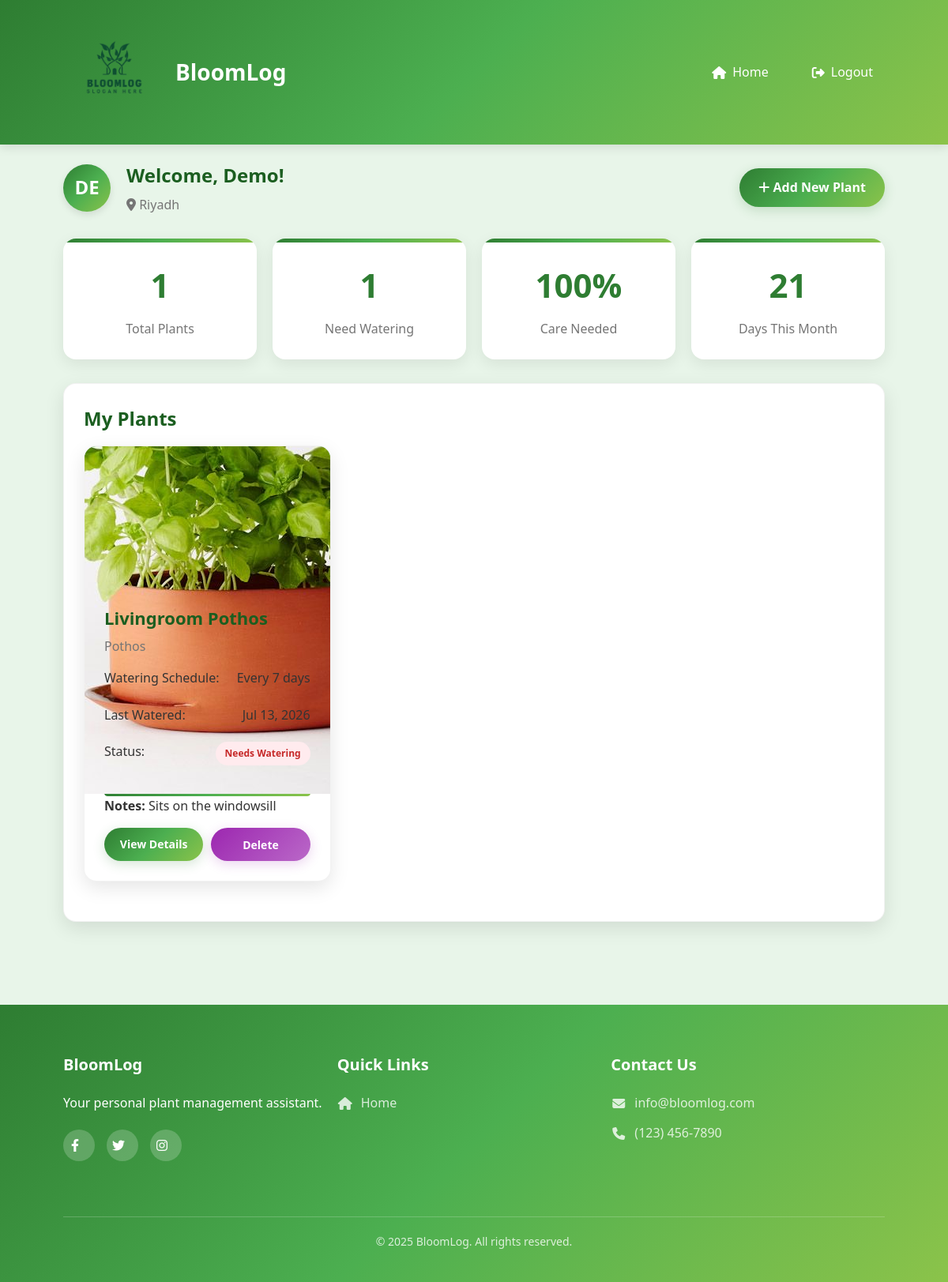
The page /homepage.php (signed in) on the database its author committed.
### tables this page shows
CREATE TABLE `users` (
    `userid`      INT(11)       NOT NULL AUTO_INCREMENT,
    `name`        VARCHAR(100)  NOT NULL,
    `email`       VARCHAR(100)  NOT NULL,
    `password`    VARCHAR(255)  NOT NULL,
    `humidity`    DECIMAL(5,2)  NOT NULL DEFAULT 50.00,
    `city`        VARCHAR(100)  NOT NULL,
    `createdAt`   DATE          NOT NULL,
    `temperature` DECIMAL(5,2)  NOT NULL DEFAULT 25.00,
    `role`        VARCHAR(20)   NOT NULL DEFAULT 'user',
    PRIMARY KEY (`userid`),
    UNIQUE KEY `Email` (`email`)
);

CREATE TABLE `userplants` (
    `user_plant_id`     INT(11)       NOT NULL AUTO_INCREMENT,
    `user_id`           INT(11)       NOT NULL,
    `plant_catalog_id`  INT(11)       NOT NULL,
    `nickname`          VARCHAR(100)  NOT NULL,
    `notes`             VARCHAR(255)  DEFAULT NULL,
    `last_watered_date` DATE          NOT NULL,
    `next_watered_date` DATE          NOT NULL,
    `date_added`        DATE          NOT NULL,
    PRIMARY KEY (`user_plant_id`),
    KEY `user_id` (`user_id`),
    KEY `plant_catalog_id` (`plant_catalog_id`),
    CONSTRAINT `userplants_ibfk_1` FOREIGN KEY (`user_id`)
        REFERENCES `users` (`userid`) ON DELETE CASCADE ON UPDATE CASCADE,
    CONSTRAINT `userplants_ibfk_2` FOREIGN KEY (`plant_catalog_id`)
        REFERENCES `plantcatalog` (`plantid`) ON DELETE CASCADE ON UPDATE CASCADE
);

CREATE TABLE `plantcatalog` (
    `plantid`           INT(11)       NOT NULL AUTO_INCREMENT,
    `plantName`         VARCHAR(100)  NOT NULL,
    `wateringfrequency` INT(11)       NOT NULL,
    `image_path`        VARCHAR(255)  NOT NULL,
    `plant_Info`        VARCHAR(500)  NOT NULL,
    `mintemperature`    DECIMAL(5,2)  DEFAULT NULL,
    `maxtemperature`    DECIMAL(5,2)  DEFAULT NULL,
    `minhumidity`       DECIMAL(5,2)  DEFAULT NULL,
    `maxhumidity`       DECIMAL(5,2)  DEFAULT NULL,
    `plant_summary`     VARCHAR(255)  NOT NULL,
    PRIMARY KEY (`plantid`)
);

### homepage.php (the view, shortened to what this page needs)
<?php
try {
    $pdo = new PDO("mysql:host=" . DB_HOST . ";dbname=" . DB_NAME . ";charset=utf8mb4", DB_USER, DB_PASS);
    $pdo->setAttribute(PDO::ATTR_ERRMODE, PDO::ERRMODE_EXCEPTION);
} catch(PDOException $e) {
    die("Database connection failed: " . $e->getMessage());
}
$user_id = $_SESSION['userid'];
$stmt = $pdo->prepare("SELECT * FROM users WHERE userid = ?");
$stmt->execute([$user_id]);
$user = $stmt->fetch();
$sql = "SELECT up.*, pc.plantName, pc.image_path, pc.wateringfrequency, pc.plant_summary
        FROM userplants up
        JOIN plantcatalog pc ON up.plant_catalog_id = pc.plantid
        WHERE up.user_id = ?
        ORDER BY up.date_added DESC";
$stmt = $pdo->prepare($sql);
$stmt->execute([$user_id]);
$user_plants = $stmt->fetchAll();
$total_plants = count($user_plants);
$needs_watering = 0;
foreach ($user_plants as $plant) {
    $today = new DateTime();
    $next_watered = new DateTime($plant['next_watered_date']);
    if ($next_watered <= $today) {
        $needs_watering++;
    }
}
?>
<!DOCTYPE html>
<html lang="en">
<head>
    <link rel="stylesheet" href="https://cdnjs.cloudflare.com/ajax/libs/font-awesome/6.4.0/css/all.min.css">
    <link rel="stylesheet" href="style.css">
</head>
<body>
    <header>
        <div class="container">
            <div class="header-content">
                <div class="logo">
                    <span class="logo-icon"><img src="image/logo.PNG" alt="bloomlog logo" width="130" height="100"></span>
                    <h1>BloomLog</h1>
                </div>
                <nav>
                    <ul>
                        <li><a href="homepage.php"><i class="fas fa-home"></i> Home</a></li>
                        <li><a href="logout.php"><i class="fas fa-sign-out-alt"></i> Logout</a></li>
                    </ul>
                </nav>
            </div>
        </div>
    </header>
    <section class="container">
        <div class="dashboard-header">
            <div class="user-info">
                <div class="user-avatar"><?php echo strtoupper(substr($user['name'], 0, 2)); ?></div>
                <div class="welcome-message">
                    <h2>Welcome, <?php echo htmlspecialchars(explode(' ', $user['name'])[0]); ?>!</h2>
                    <p><i class="fas fa-map-marker-alt"></i> <?php echo htmlspecialchars($user['city']); ?></p>
                </div>
            </div>
            <a href="add-plant.php" class="btn" id="add-plant-btn"><i class="fas fa-plus"></i> Add New Plant</a>
        </div>
        <div class="stats">
            <div class="stat-card">
                <div class="stat-number"><?php echo $total_plants; ?></div>
                <div class="stat-label">Total Plants</div>
            </div>
            <div class="stat-card">
                <div class="stat-number"><?php echo $needs_watering; ?></div>
                <div class="stat-label">Need Watering</div>
            </div>
            <div class="stat-card">
                <div class="stat-number"><?php echo count($user_plants) > 0 ? round(($needs_watering / count($user_plants)) * 100) : 0; ?>%</div>
                <div class="stat-label">Care Needed</div>
            </div>
            <div class="stat-card">
                <div class="stat-number"><?php echo date('d'); ?></div>
                <div class="stat-label">Days This Month</div>
            </div>
        </div>
        <div class="card">
            <h2>My Plants</h2>
            <?php if (count($user_plants) > 0): ?>
                <div class="my-plants-list">
                    <?php foreach ($user_plants as $plant):
                        $today = new DateTime();
                        $next_watered = new DateTime($plant['next_watered_date']);
                        $needs_water = $next_watered <= $today;
                    ?>
                    <div class="my-plant-card card">
                        <div class="plant-image">
                            <img src="<?php echo htmlspecialchars($plant['image_path']); ?>"
                                 alt="<?php echo htmlspecialchars($plant['plantName']); ?>"
                                 onerror="this.src='https://via.placeholder.com/300x200/4CAF50/white?text=Plant+Image'">
                        </div>
                        <div class="plant-nickname"><?php echo htmlspecialchars($plant['nickname']); ?></div>
                        <div class="plant-species"><?php echo htmlspecialchars($plant['plantName']); ?></div>
                        <div class="plant-details">
                            <div class="detail-item">
                                <span class="detail-label">Watering Schedule:</span>
                                <span>Every <?php echo $plant['wateringfrequency']; ?> days</span>
                            </div>
                            <div class="detail-item">
                                <span class="detail-label">Last Watered:</span>
                                <span><?php echo date('M j, Y', strtotime($plant['last_watered_date'])); ?></span>
                            </div>
                            <div class="detail-item">
                                <span class="detail-label">Status:</span>
                                <span class="watering-status <?php echo $needs_water ? 'needs-water' : 'watered'; ?>">
                                    <?php echo $needs_water ? 'Needs Watering' : 'Watered'; ?>
                                </span>
                            </div>
                        </div>
                        <p><strong>Notes:</strong> <?php echo $plant['notes'] ? htmlspecialchars($plant['notes']) : 'No notes'; ?></p>
                        <div class="plant-actions">
                            <a href="view-plant.php?id=<?php echo $plant['user_plant_id']; ?>" class="btn">View Details</a>
                            <button class="btn btn-accent delete-plant-btn" data-plantid="<?php echo $plant['user_plant_id']; ?>">Delete</button>
                        </div>
                    </div>
                    <?php endforeach; ?>
                </div>
            <?php endif; ?>
        </div>
    </section>
    <footer>
        <div class="container">
            <div class="footer-content">
                <div class="footer-section">
                    <h3>BloomLog</h3>
                    <p>Your personal plant management assistant.</p>
                    <div class="social-links">
                        <a href="#"><i class="fab fa-facebook-f"></i></a>
                        <a href="#"><i class="fab fa-twitter"></i></a>
                        <a href="#"><i class="fab fa-instagram"></i></a>
                    </div>
                </div>
                <div class="footer-section">
                    <h3>Quick Links</h3>
                    <ul>
                        <li><a href="homepage.php"><i class="fas fa-home"></i> Home</a></li>
                    </ul>
                </div>
                <div class="footer-section">
                    <h3>Contact Us</h3>
                    <ul>
                        <li><a href="#"><i class="fas fa-envelope"></i> info@bloomlog.com</a></li>
                        <li><a href="#"><i class="fas fa-phone"></i> (123) 456-7890</a></li>
                    </ul>
                </div>
            </div>
            <div class="copyright">
                <p>&copy; 2025 BloomLog. All rights reserved.</p>
            </div>
        </div>
    </footer>
</body>
</html>

### rows shown on the page
users: name "DE", name "Demo", city "Riyadh"
userplants: plant_catalog.image_path (picture), nickname "Livingroom Pothos", plant_catalog.plantName "Pothos", plant_catalog.wateringfrequency "7", last_watered_date "Jul 13, 2026", next_watered_date "Needs Watering", notes "Sits on the windowsill"

### other values the page prints
$total_plants "1"
$needs_watering "1"
